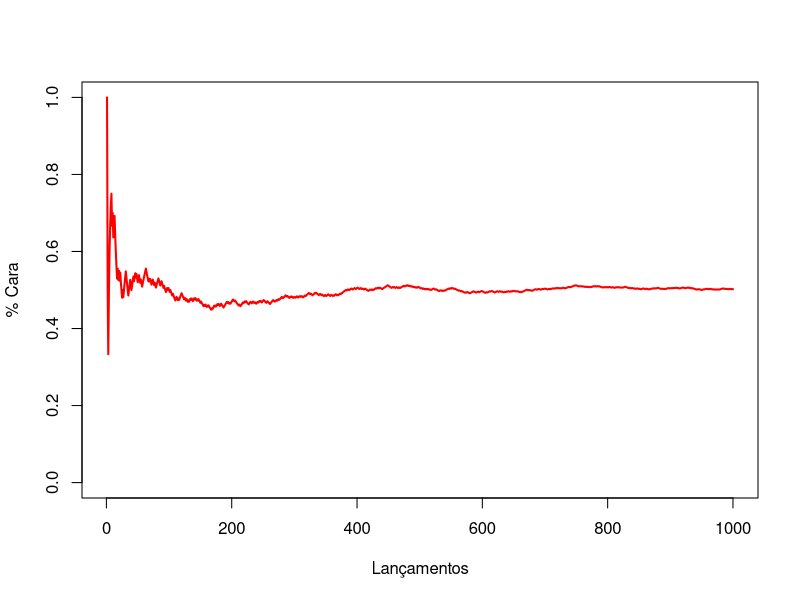
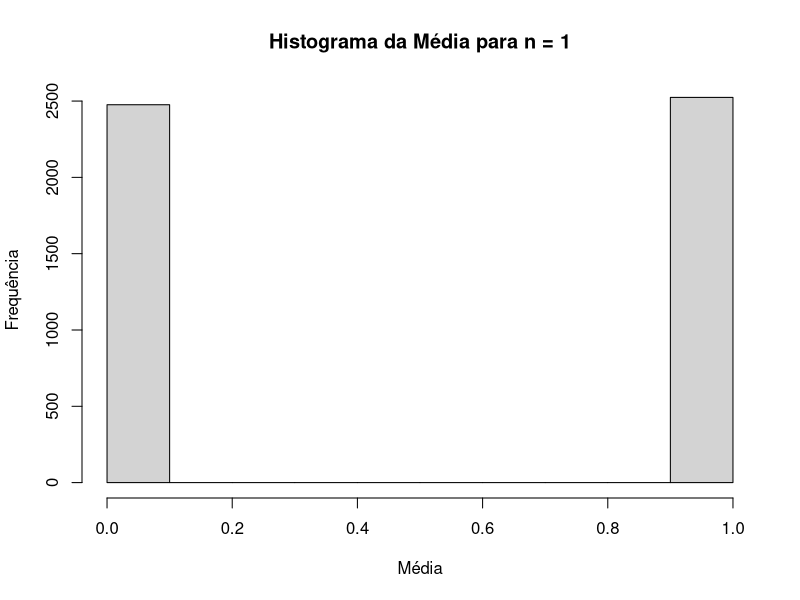
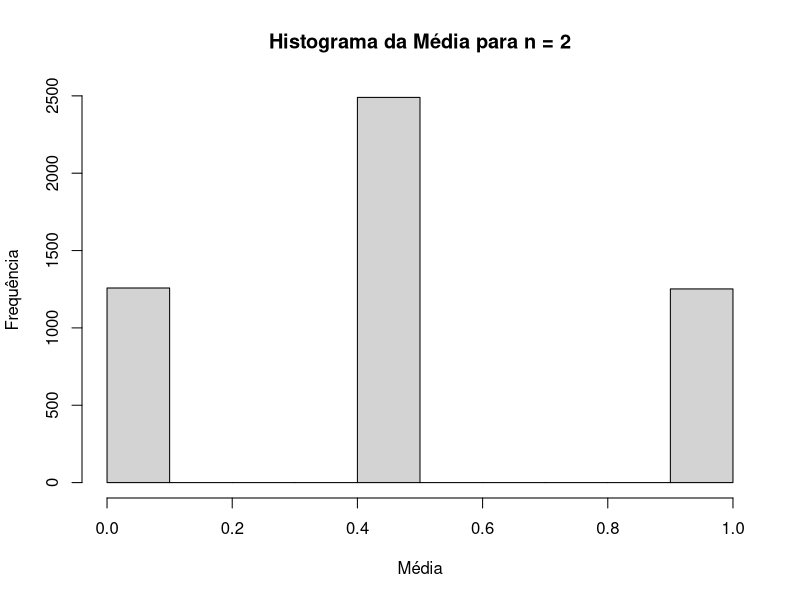
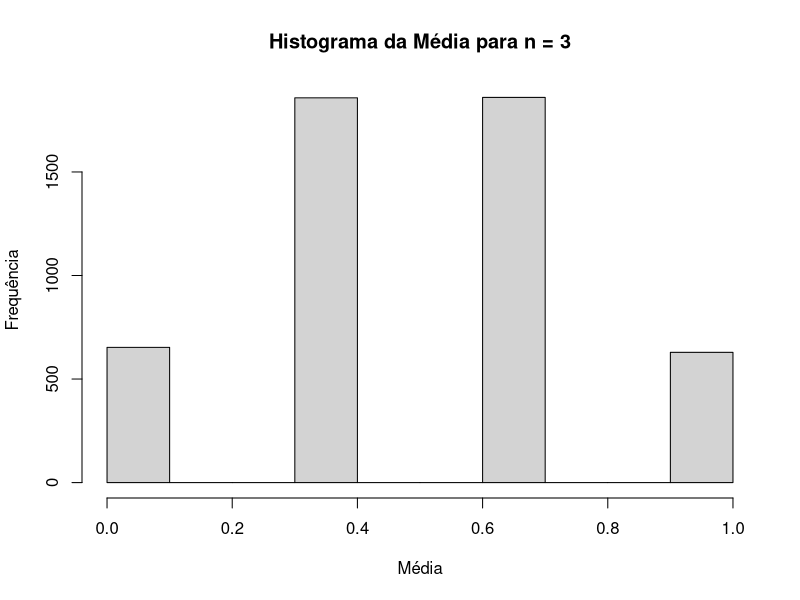
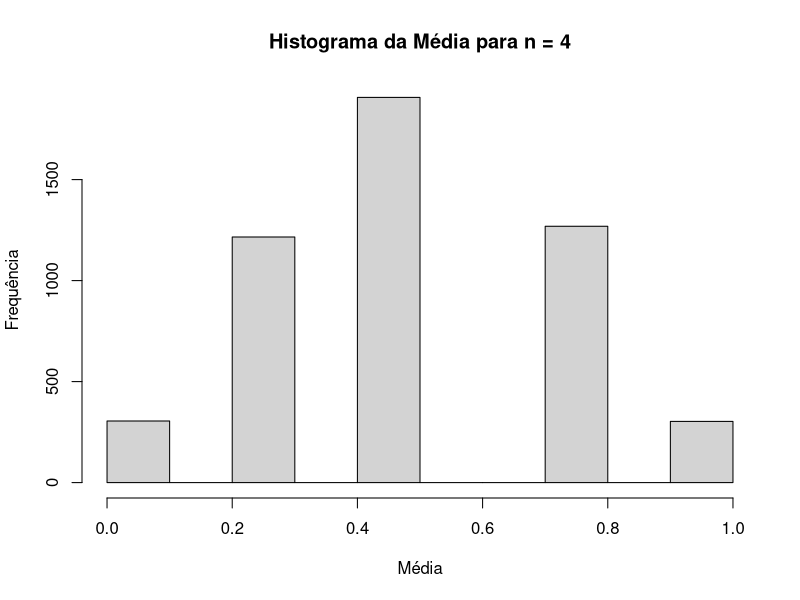
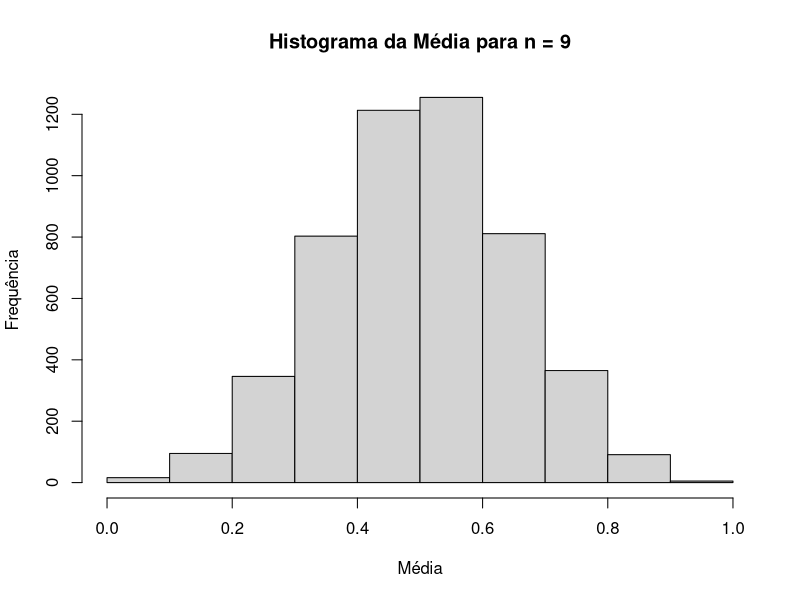
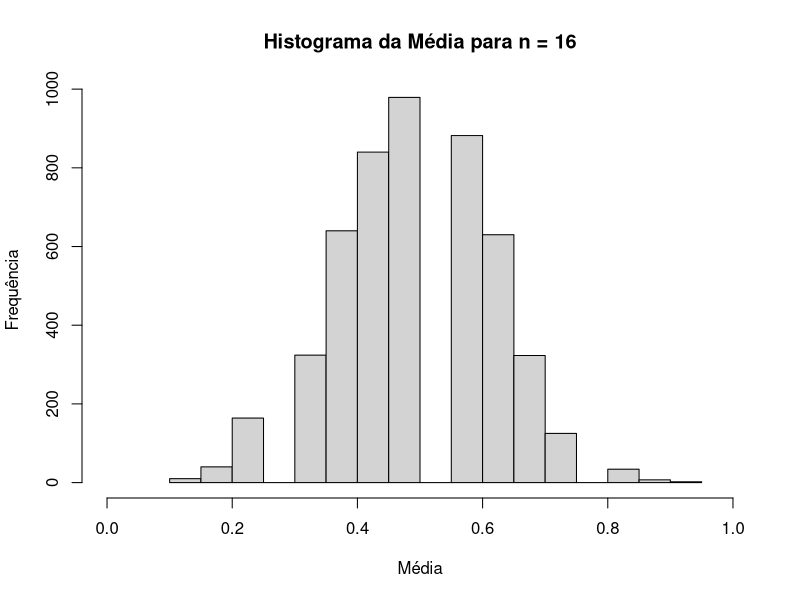
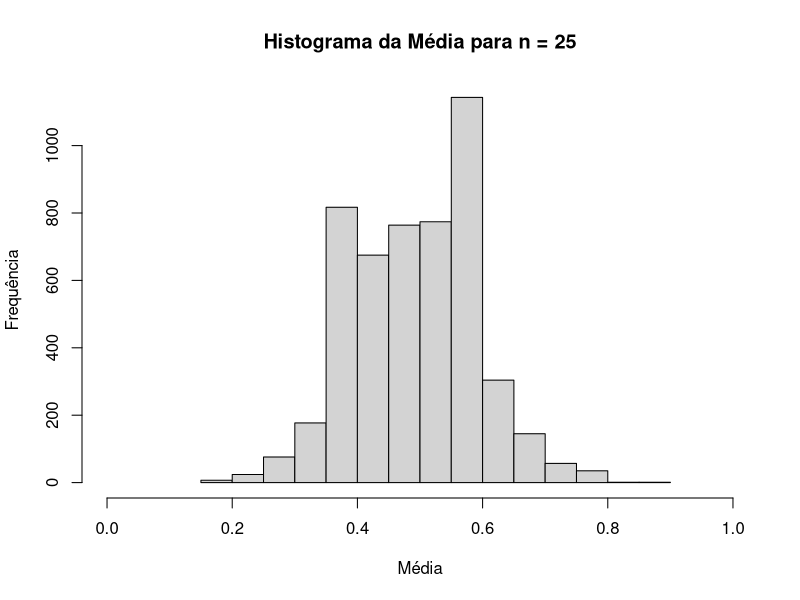

Reproduce these figures in R, in order.
## ---- chunk 1

launches <- 1:1000
face_or_crown <- sample(c(0, 1), 1000, replace = TRUE)

face_percentage <- cumsum(face_or_crown) / launches

plot(
  launches,
  face_percentage,
  type='l',
  col='red',
  lwd=2,
  xlab='Lançamentos',
  ylab='% Cara',
  xlim=range(launches),
  ylim=c(0, 1)
)

## ---- chunk 2

sample_repetition <- 1:5000
sample_sizes <- c(1, 2, 3, 4, 9, 16, 25, 36, 49, 64, 81, 100, 225, 400)

means <- vector()
deviations <- vector()

i = 1
for (sample_size in sample_sizes){
  sample_means <- vector()
  sample_deviations <- vector()
  
  for (rep in sample_repetition) {
    face_or_crown <- sample(c(0, 1), sample_size, replace = TRUE)
    sample_means[rep] <- mean(face_or_crown)
    sample_deviations[rep] <- sd(face_or_crown)
  }
  
  main_title <- sprintf("Histograma da Média para n = %d", sample_size)
  hist(
    sample_means,
    main=main_title,
    xlab="Média",
    ylab="Frequência",
    xlim=c(0, 1)
  )
  

  means[i] <- mean(sample_means)
  deviations[i] <- sd(sample_means)

  i <- i + 1
}

plot(
  sample_sizes,
  means,
  main='Média em função de n',
  xlab='Lançamentos',
  ylab='Média',
  xlim=range(sample_sizes),
  ylim=c(0, 1)
)

plot(
  sample_sizes,
  deviations,
  main='Desvio padrão em função de n',
  xlab='Lançamentos',
  ylab='Desvio Padrão',
  xlim=range(sample_sizes),
  ylim=c(0, 1)
)

## ---- chunk 3

plot(
  seq(-4, 4, by=0.1), 
  dnorm(seq(-4, 4, by=0.1)), 
  main = "Densidade de probabilidade"
)

plot(
  seq(-4, 4, by=0.1), 
  pnorm(seq(-4, 4, by=0.1)), 
  main = "Densidade de probabilidade acumulada"
)

# Inverso da função da densidade de probabilidade acumulada
plot(
  seq(0, 1, by=0.025), 
  qnorm(seq(0, 1, by=0.025)), 
  main = "Quantis"
)
## ---- chunk 4

# Utilizando o TCL

n <- 100

mu <- 100
sigma <- 15

xbar <- 104

standart_error <- sigma / sqrt(mu)
Z <- (xbar - mu) / standart_error

pnorm(Z)
1 - pnorm(Z)
## ---- chunk 5

# Utilizando simulação

population <- 100 + 15 * rnorm(100000)
hist(
  population,
  xlim=range(population),
  co='gray',
  breaks=seq(min(population), max(population), length=100),
  xlab='QI',
  ylab='Frequência'
)

n = 100
xbars = vector()

for (i in 1:10000) {
  xbars[i] <- mean(sample(population, n, replace = TRUE))
}
hist(
  xbars,
  xlim=range(population),
  co='gray',
  breaks=seq(min(population), max(population), length=100),
  xlab='QI',
  ylab='Frequência'
)

mean(xbars>=104)
